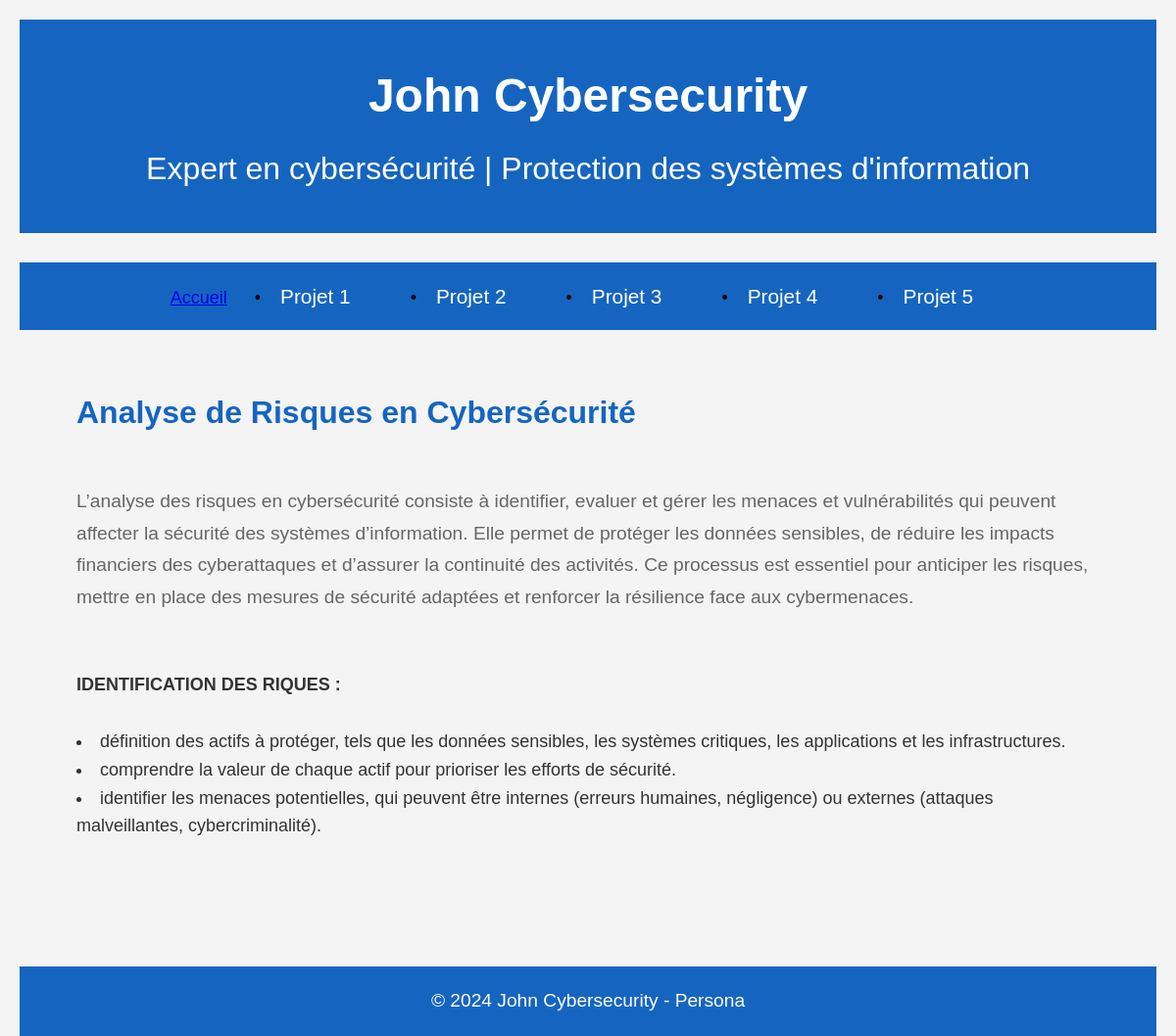
Page /projet4.php on the committed database.
### tables this page shows
CREATE TABLE IF NOT EXISTS `Projet` (
    `Projet_id` int AUTO_INCREMENT,
    `Name` varchar(200) NOT NULL,
    `Description` varchar(700),
    `other1` varchar(300),
    `other2` varchar(300),
    `other3` varchar(300),
    PRIMARY KEY (`Projet_id`)
);

### variables.php (called while the page is built)
<?php
$employeesStatement = $mysqlClient->prepare('SELECT * FROM Projet');
$employeesStatement->execute();
$Projet = $employeesStatement->fetchAll();

### projet4.php (the view, shortened to what this page needs)
<?php
require_once(__DIR__ . '/databaseconnect.php');
require_once(__DIR__ . '/variables.php');
?>
<!DOCTYPE html>
<html lang="fr">
<head>
    <link rel="stylesheet" href="styles.css">
</head>
<body>
    <header>
        <div class="container">
            <h1>John Cybersecurity</h1>
            <p>Expert en cybersécurité | Protection des systèmes d'information</p>
        </div>
    </header>
    <nav>
        <ul class="menu">
            <a href="index.php">Accueil</a>
            <li><a href="projet1.php">Projet 1</a></li>
            <li><a href="projet2.php">Projet 2</a></li>
            <li><a href="projet3.php">Projet 3</a></li>
            <li><a href="projet4.php">Projet 4</a></li>
            <li><a href="projet5.php">Projet 5</a></li>
        </ul>
    </nav>
    <section id="project1" class="section">
        <div class="container">
            <br>
            <h2><?php echo $Projet[3]["Name"]?></h2>
            <br>
            <p><?php echo $Projet[3]["Description"]?></p>
            <br>
            <strong><?php echo "IDENTIFICATION DES RIQUES :"?></strong>
            <br><br>
            <li><?php echo $Projet[3][3]?></li>
            <li><?php echo $Projet[3][4]?></li>
            <li><?php echo $Projet[3][5]?></li>
            <br>
        </div>
    </section>
    <footer>
        <div class="container">
            <p>&copy; 2024 John Cybersecurity - Persona</p>
        </div>
    </footer>
</body>
</html>

### styles.css (style rules this page uses)
* { margin: 0; padding: 0; box-sizing: border-box; }
body { font-family: 'Arial', sans-serif; line-height: 1.6; background-color: #f4f4f4; color: #333; padding: 20px; display: flex; flex-direction: column; height: 100vh; margin: 0; }
.container { width: 90%; max-width: 1200px; margin: 0 auto; }
header { background-color: #1565c0; color: #fff; padding: 40px 0; text-align: center; margin-bottom: 30px; }
header h1 { font-size: 2.5rem; margin-bottom: 10px; }
header p { font-size: 1.2rem; }
nav { background-color: #1565c0; text-align: center; margin-bottom: 30px; }
nav ul { list-style: none; padding: 10px 0; }
nav ul li { display: inline-block; margin: 0 15px; }
nav ul li a { text-decoration: none; color: #fff; font-size: 1.1rem; padding: 10px; transition: color 0.3s ease; }
.section { margin-bottom: 50px; }
.section h2 { font-size: 2rem; color: #1565c0; margin-bottom: 20px; }
.section p { font-size: 1.1rem; color: #666; line-height: 1.7; margin-bottom: 30px; }
ul { list-style: none; padding: 0; }
ul li { font-size: 1.1rem; padding: 8px; }
ul li::before { content: "•"; color: #000; margin-right: 10px; }
footer { text-align: center; background-color: #1565c0; color: #fff; padding: 20px; margin-top: 50px; }
footer p { font-size: 1rem; }
@media (min-width: 1024px) { body { font-size: 18px; } }
@media (min-width: 1024px) { header h1 { font-size: 3rem; } }
@media (min-width: 1024px) { header p { font-size: 2rem; } }
@media (min-width: 1024px) { nav ul li a { font-size: 1.3rem; } }
@media (min-width: 1024px) { .section h2 { font-size: 2rem; } }
@media (min-width: 1024px) { .section p { font-size: 1.2rem; } }
@media (min-width: 1024px) { footer p { font-size: 1.2rem; } }

### rows in the picture
projet: Name "Analyse de Risques en Cybersécurité", Description "L’analyse des risques en cybersécurité consiste à identifier, evaluer et gérer les menaces et vulnérabilités qui peuvent affecter la sécurité des systèmes d’information. Elle permet de protéger les données sensibles, de réduire les impacts financiers des cyberattaques et d’assurer la continuité des activités. Ce processus est essentiel pour anticiper les risques, mettre en place des mesures de sécurité adaptées et renforcer la résilience face aux cybermenaces.", other1 "définition des actifs à protéger, tels que les données sensibles, les systèmes critiques, les applications et les infrastructures.", other2 "comprendre la valeur de chaque actif pour prioriser les efforts de sécurité.", other3 "identifier les menaces potentielles, qui peuvent être internes (erreurs humaines, négligence) ou externes (attaques malveillantes, cybercriminalité)."
